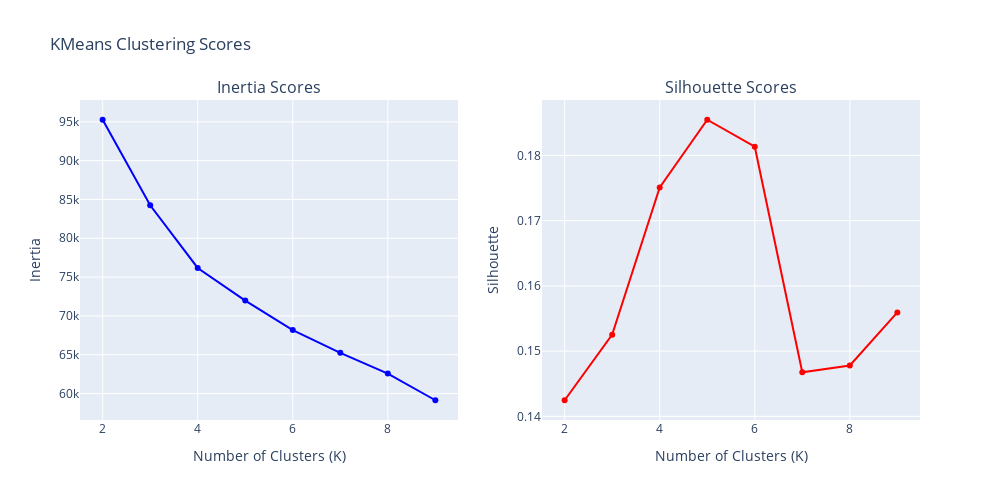

The notebook cell saved with this chart:
### Code cell
scaled_df_copy = scale_features(df_copy)

# Define k_range
k_range = range(2, 10)

# Calculate KMeans scores using the scaled copy of the dataframe
inertias, silhouettes = calculate_kmeans_score(scaled_df_copy, k_range)

# Plot the scores using Plotly
plot_kmeans_scores(k_range, inertias, silhouettes)

### Figure 1 — Plotly figure (JSON) as saved in the notebook; plotly's stock layout.template omitted (floating-point values rounded to 4 significant figures)
{"data": [{"line": {"color": "blue"}, "marker": {"color": "blue"}, "mode": "lines+markers", "name": "Inertia", "type": "scatter", "x": [2, 3, 4, 5, 6, 7, 8, 9], "xaxis": "x", "y": [95270.0, 84250.0, 76180.0, 71970.0, 68180.0, 65240.0, 62580.0, 59140.0], "yaxis": "y"}, {"line": {"color": "red"}, "marker": {"color": "red"}, "mode": "lines+markers", "name": "Silhouettes", "type": "scatter", "x": [2, 3, 4, 5, 6, 7, 8, 9], "xaxis": "x2", "y": [0.1425, 0.1525, 0.1751, 0.1855, 0.1813, 0.1468, 0.1478, 0.1559], "yaxis": "y2"}], "layout": {"annotations": [{"font": {"size": 16}, "showarrow": false, "text": "Inertia Scores", "x": 0.225, "xanchor": "center", "xref": "paper", "y": 1, "yanchor": "bottom", "yref": "paper"}, {"font": {"size": 16}, "showarrow": false, "text": "Silhouette Scores", "x": 0.775, "xanchor": "center", "xref": "paper", "y": 1, "yanchor": "bottom", "yref": "paper"}], "height": 500, "showlegend": false, "title": {"text": "KMeans Clustering Scores"}, "width": 1000, "xaxis": {"anchor": "y", "domain": [0, 0.45], "title": {"text": "Number of Clusters (K)"}}, "xaxis2": {"anchor": "y2", "domain": [0.55, 1], "title": {"text": "Number of Clusters (K)"}}, "yaxis": {"anchor": "x", "domain": [0, 1], "title": {"text": "Inertia"}}, "yaxis2": {"anchor": "x2", "domain": [0, 1], "title": {"text": "Silhouette"}}}}
